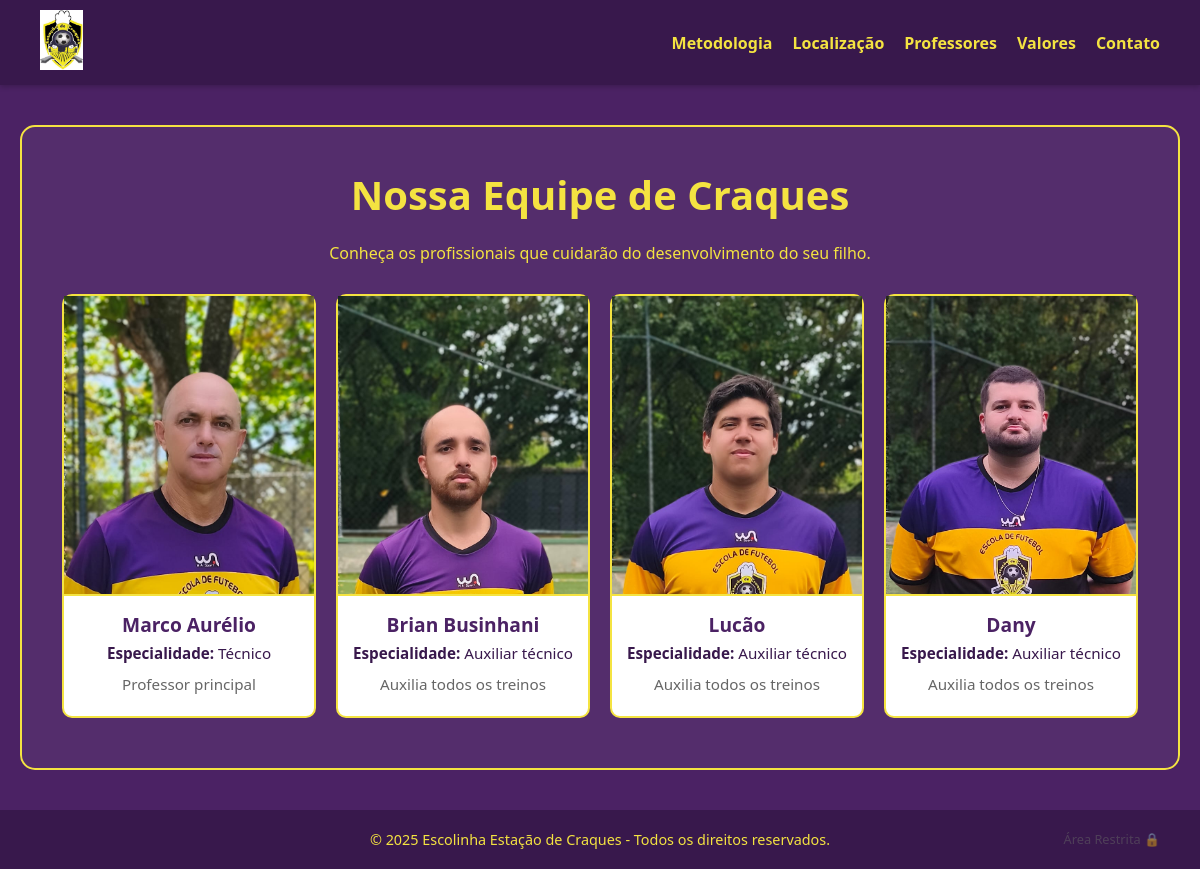
/professores/, run on the app's committed database.
### escolinha/models.py (models this page shows, shortened)
class Professor(models.Model):
    nome = models.CharField(max_length=100)
    especialidade = models.CharField(max_length=100)
    foto = models.ImageField(upload_to='professores/', blank=True, null=True)
    descricao = models.TextField(help_text="Uma breve apresentação do professor")

### escolinha/views.py (the view)
# urls.py: path('professores/', professores, name='professores'),
def professores(request):
    lista_professores = Professor.objects.all()
    context = {'professores': lista_professores}
    return render(request, 'escolinha/professores.html', context)

### escolinha/templates/escolinha/professores.html (shortened to what this page needs)
{% extends 'escolinha/base.html' %}
{% load static %}
{% block content %}
<div class="box box-professores">
    <h1>Nossa Equipe de Craques</h1>
    <p>Conheça os profissionais que cuidarão do desenvolvimento do seu filho.</p>
    <div class="professores-grid">
        {% for professor in professores %}
        <div class="card-prof">
            {% if professor.foto %}
                <img src="{{ professor.foto.url }}" alt="Foto de {{ professor.nome }}">
            {% else %}
                <div style="height: 300px; background: #ddd; display:flex; align-items:center; justify-content:center;">
                    Sem Foto
                </div>
            {% endif %}
            <div class="info">
                <h3>{{ professor.nome }}</h3>
                <p><strong>Especialidade:</strong> {{ professor.especialidade }}</p>
                <p class="desc">{{ professor.descricao }}</p>
            </div>
        </div>
        {% empty %}
            <p>Nenhum professor cadastrado ainda.</p>
        {% endfor %}
    </div>
</div>
{% endblock %}

### escolinha/templates/escolinha/base.html (style rules this page uses)
* { margin: 0; padding: 0; box-sizing: border-box; }
body { font-family: 'Segoe UI', Tahoma, Geneva, Verdana, sans-serif; background-color: #4B2264; color: #F4E341; display: flex; flex-direction: column; min-height: 100vh; }
.box { border: 2px solid #F4E341; padding: 40px; margin: 0 auto; max-width: 800px; border-radius: 15px; background-color: rgba(255, 255, 255, 0.05); }
h1 { margin-bottom: 20px; font-size: 2.5rem; }

### escolinha/templates/escolinha/professores.html (style rules this page uses)
.box-professores { max-width: 1300px !important; }
.professores-grid { display: flex; flex-wrap: nowrap; gap: 20px; justify-content: space-between; margin-top: 30px; overflow-x: auto; padding-bottom: 10px; }
.card-prof { background-color: #fff; border: 2px solid #F4E341; border-radius: 10px; flex: 1; min-width: 220px; color: #38184C; transition: transform 0.3s; display: flex; flex-direction: column; }
.card-prof img { width: 100%; height: 300px; object-fit: cover; object-position: top center; border-bottom: 2px solid #F4E341; background-color: #eee; }
.info { padding: 15px; }
.info h3 { margin-bottom: 5px; color: #4B2264; font-size: 1.2rem; }
.info p { font-size: 0.95rem; line-height: 1.4; margin-bottom: 5px; }
.desc { font-size: 0.85rem; color: #666; margin-top: 10px; }

### data on the page
Professor: foto (picture), nome "Marco Aurélio", especialidade "Técnico", descricao "Professor principal"
Professor: foto (picture), nome "Brian Businhani", especialidade "Auxiliar técnico", descricao "Auxilia todos os treinos"
Professor: foto (picture), nome "Lucão", especialidade "Auxiliar técnico", descricao "Auxilia todos os treinos"
Professor: foto (picture), nome "Dany", especialidade "Auxiliar técnico", descricao "Auxilia todos os treinos"
